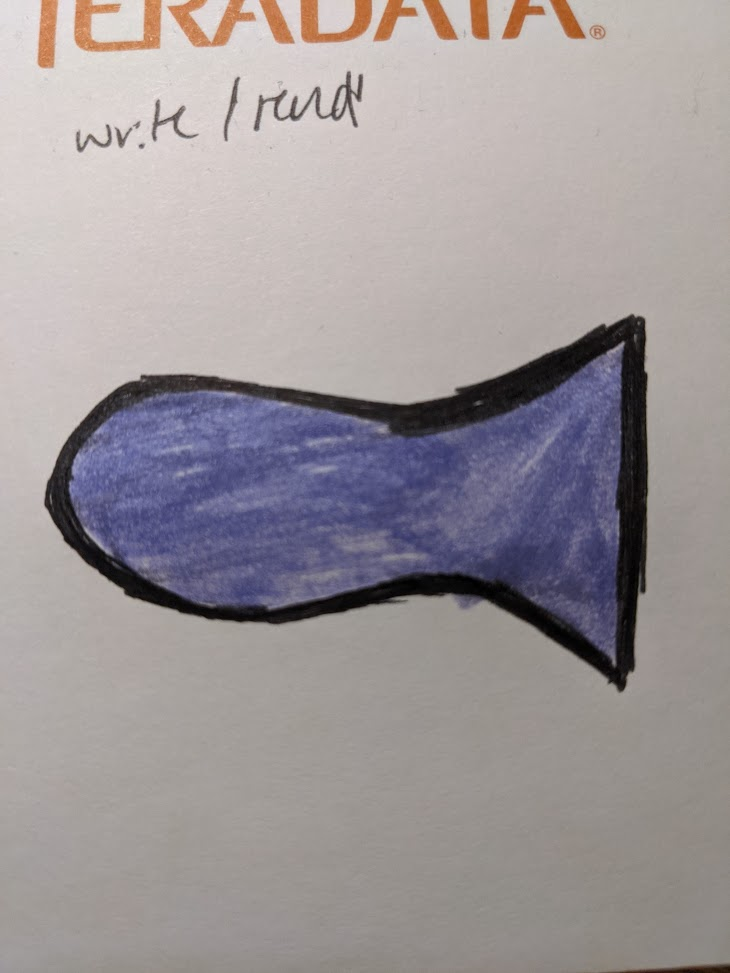
#> input picture fish_test.jpg, 730 x 973 px
$ python convert_img_to_triangle_mesh.py fish_test.jpg
#> lines starting #> are read from the running program, lines starting #| are printed output that depends on the picture; after the words box and inside, x2 and y2 are one past the last pixel; in counts of white or black regions, pixels touching at a corner belong together
'''
Takes a 2D Image from a white based background and
creates a 3D mesh and 3D object from the image
'''

import sys
import numpy as np
import cv2
from matplotlib import pyplot as plt
import open3d as o3d
import copy

if (len(sys.argv) != 2):
	print("Incorrect usage: python program <path-to-image-filename> \nMake sure image is an image file that OpenCV can read.")
	sys.exit();

image_file = sys.argv[1]
start_index_filename = 0
# If in a subdirectory
if (image_file.find('/') >= 0):
	start_index_filename = image_file.rfind('/')+1
object_name = image_file[start_index_filename:image_file.index('.')]
print("PROGRESS: image loaded, object name =", object_name)
try:
	orig_img = cv2.imread(image_file)
#> orig_img is the input picture: shape (973, 730, 3); mean B, G, R 153.1, 150.7, 157.4
except cv2.error as e:
	print("File does not exist or has issues")
	sys.exit();

h_orig,w_orig,chn = orig_img.shape
#> h_orig = 973; w_orig = 730; chn = 3
print("PROGRESS: original image size", orig_img.shape)
#| PROGRESS: original image size (973, 730, 3)

# Scale image down for faster processing
scale = 1
if (h_orig > 800 or w_orig > 800):
    scale = 800/max(h_orig, w_orig) # should be less than 1
#> scale = 0.822

newsize = ((int)(w_orig*scale),(int)(h_orig*scale))
#> newsize = (600, 800)
scale_img = cv2.resize(orig_img, newsize, interpolation = cv2.INTER_AREA)

h,w,chn = scale_img.shape
#> h = 800; w = 600

# Image to Vertices
mask = np.zeros(scale_img.shape[:2],np.uint8)

img = scale_img

# Replace shades of white to white (thresholding)
img[np.where((img>=[180,180,180]).all(axis=2))] = [255,255,255]
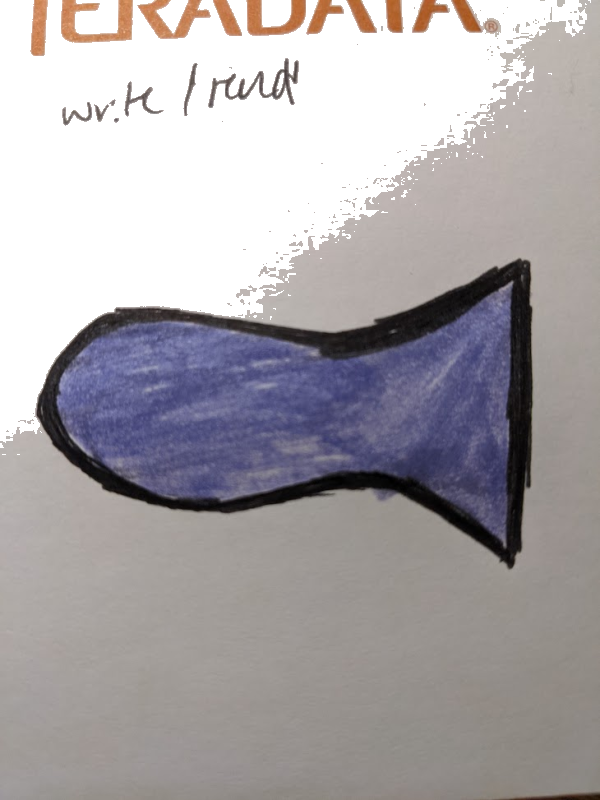
#> img: shape (800, 600, 3); mean B, G, R 168.7, 165.7, 170.2

bgdModel = np.zeros((1,65),np.float64)
fgdModel = np.zeros((1,65),np.float64)

print("PROGRESS: scaled image size", img.shape)
#| PROGRESS: scaled image size (800, 600, 3)

# This is an estimate where the window should be and has proven to be a good estimate
rect = ((int)(.05 * w), (int)(.05* h), (int)(.9*w), (int)(.9*h)) #(start_x, start_y, width, height)
#> rect = (30, 40, 540, 720)

cv2.grabCut(img,mask,rect,bgdModel,fgdModel,5,cv2.GC_INIT_WITH_RECT)
# 0-pixels and 2-pixels are put to 0 (ie background) and all 1-pixels and 3-pixels are put to 1(ie foreground pixels).
mask2 = np.where((mask==2)|(mask==0),0,1).astype('uint8')

#Improvement, make sure the threshold we sent makes the mask set to background
mask2[np.where((img>=[150,150,150]).all(axis=2))] = 0

img = img*mask2[:,:,np.newaxis]
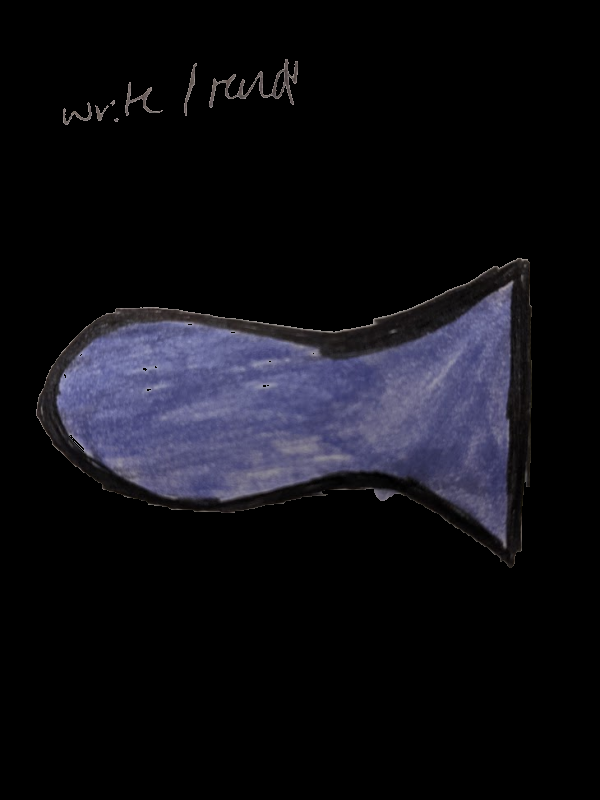
#> img: shape (800, 600, 3); mean B, G, R 20.7, 15, 15.3

print("PROGRESS: done with grabcut, saving image")

# Contouring
gwash = img
gwashBW = cv2.cvtColor(gwash, cv2.COLOR_BGR2GRAY) #change to grayscale
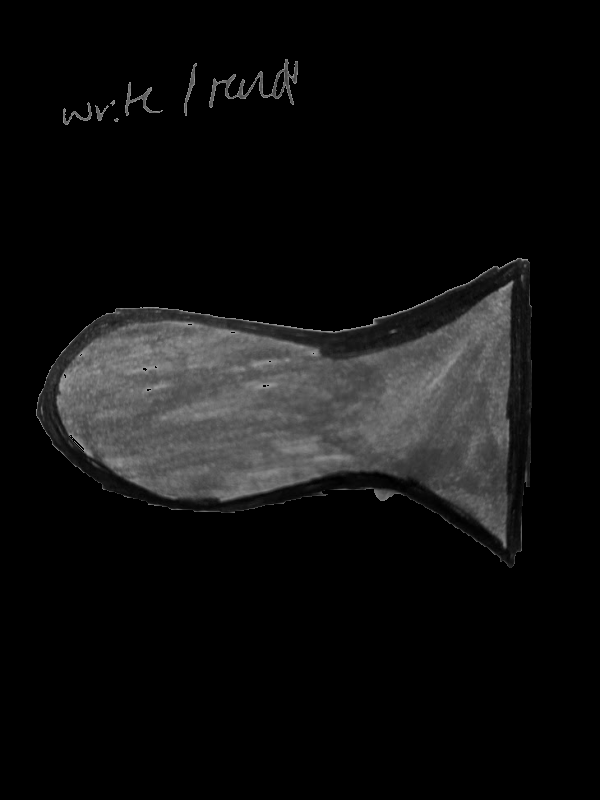
#> gwashBW: shape (800, 600); min 0, max 157, mean 15.7

ret,thresh1 = cv2.threshold(gwashBW,0,255,cv2.THRESH_BINARY) #0 because we already cropped
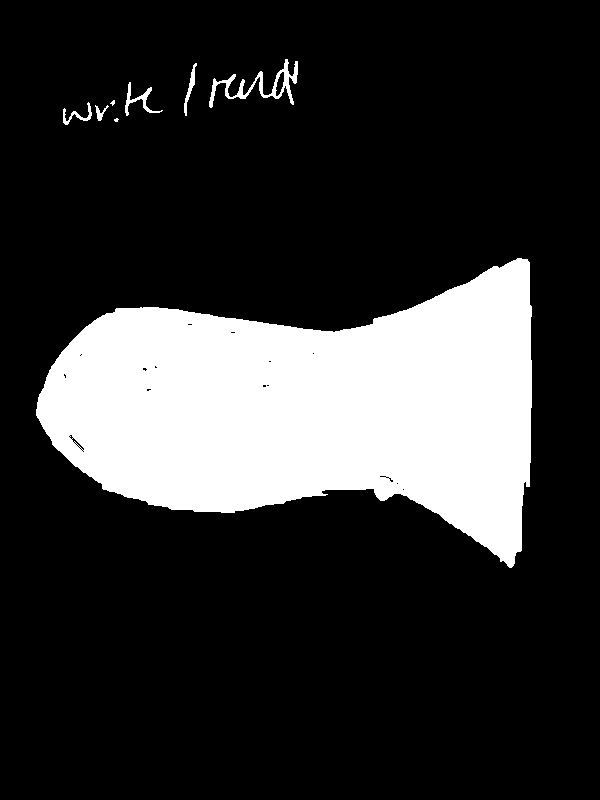
#> thresh1: shape (800, 600); 19.9% white; 8 white regions (2 under 20 px), largest, box (x1, y1, x2, y2) and area: (36, 258, 532, 568) 93640, (209, 59, 298, 108) 960, (125, 82, 163, 116) 284, (184, 63, 197, 116) 188, (63, 102, 92, 125) 178, (95, 105, 109, 121) 84
kernel = np.ones((5,5),np.uint8) #square image kernel used for erosion
erosion = cv2.erode(thresh1, kernel,iterations = 1) #refines all edges in the binary image
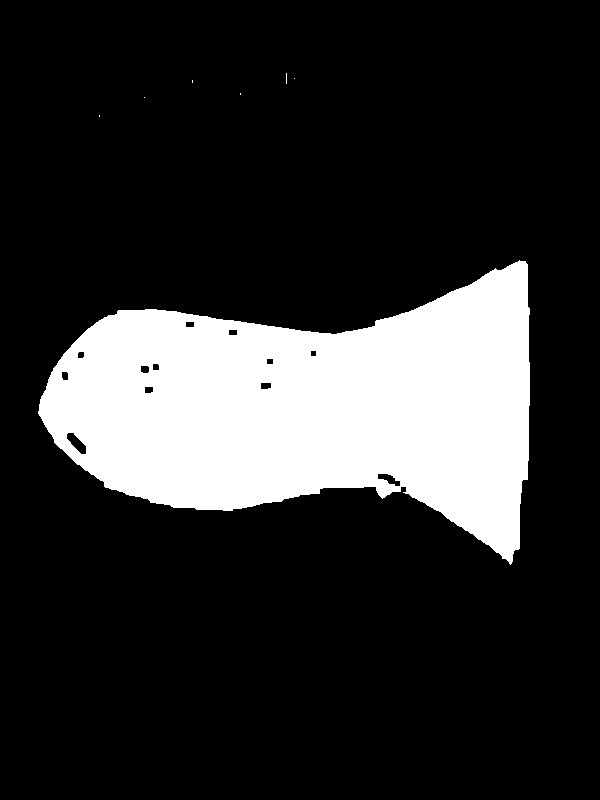
#> erosion: shape (800, 600); 18.7% white; 7 white regions (6 under 20 px), largest, box (x1, y1, x2, y2) and area: (38, 260, 530, 565) 89505

opening = cv2.morphologyEx(erosion, cv2.MORPH_OPEN, kernel)
#> opening: shape (800, 600); 18.6% white; 1 white region, box (x1, y1, x2, y2) and area: (39, 261, 530, 562) 89469
closing = cv2.morphologyEx(opening, cv2.MORPH_CLOSE, kernel) #this is for further removing small noises and holes in the image
#> closing: shape (800, 600); 18.6% white; 1 white region

contours, hierarchy = cv2.findContours(closing,cv2.RETR_TREE,cv2.CHAIN_APPROX_SIMPLE) #find contours with simple approximation
#> contours = 13 contours; largest, box (x1, y1, x2, y2) and area: (39, 261, 530, 562) 89542, (66, 432, 87, 455) 224, (377, 473, 401, 487) 162, (260, 382, 272, 390) 72, (140, 365, 150, 374) 64

dst = np.zeros((closing.shape[1], closing.shape[0]),np.uint8)

# Or find contours and do all the points
contours, hierarchy = cv2.findContours(closing, cv2.RETR_EXTERNAL, cv2.CHAIN_APPROX_NONE)
#> contours = 1 contour; box (x1, y1, x2, y2) and area: (39, 261, 530, 562) 89542
dst = np.zeros((closing.shape[1], closing.shape[0]),np.uint8)

print("PROGRESS: done with contours")

#Get only the largest area
areas = []

for contour in contours:
    areas.append(cv2.contourArea(contour))
#> this loop made 1 pass
#> after the loop, areas = [89542.5]

max_area = max(areas)
#> max_area = 89542.5
max_area_index = areas.index(max_area)
#> max_area_index = 0

cnt = contours[max_area_index] #largest area contour
#> cnt = contour of 1349 points, box (x1, y1, x2, y2) (39, 261, 530, 562), area 89542

dst = np.zeros((closing.shape[1], closing.shape[0]),np.uint8)

format_contour_x = [x[0][0] for x in contours[max_area_index]]
#> format_contour_x = 1349 values, max 529 at index 1198, min 39 at index 512, mean 327.4
format_contour_y = [x[0][1] for x in contours[max_area_index]]
#> format_contour_y = 1349 values, max 561 at index 1031, min 261 at index 0, mean 408.6

print("PROGRESS: found largest countour")

#Try filling in the points
zipped_all_pts = list(zip(format_contour_x, format_contour_y))
#> zipped_all_pts = 1349 pairs, first value 39 to 529, second value 261 to 561
for i in range(closing.shape[0]):
    for j in range(closing.shape[1]):
        inBBx = cv2.pointPolygonTest(contours[max_area_index], (j,i), False)
        if inBBx == 1: #inside
            zipped_all_pts.append([j,i])
#> after the loop, zipped_all_pts = 90218 items
        #else is 0 or -1 which is on edge or outside

zipped_all_pts = np.array([list(x) for x in zipped_all_pts])
#> zipped_all_pts = 90218 pairs, first value 39 to 529, second value 261 to 561


# Get color from original image
def get_color(pt_x, pt_y, orig_img):
    if(pt_x >= w or pt_x < 0):
        return [0, 0, 0]
    elif(pt_y >= h or pt_y < 0):
        return [0, 0, 0]
    else:
        return (orig_img[pt_y][pt_x])[::-1]

'''
Input: points will be [[x, y],[x, y]...] format
Output: (width, length, trans_x_to_origin, trans_y_to_origin)
'''
def get_width_and_length_and_trans(points):
    #Since we know points will always be positive, we don't need to take the absolute distance
    width = max([x[0] for x in points]) - min([x[0] for x in points])
#> width = 490
    length = max([x[1] for x in points]) - min([x[1] for x in points])
#> length = 300
    trans_x = min([x[0] for x in points])
#> trans_x = 39
    trans_y = min([x[1] for x in points])
#> trans_y = 261

    return (width, length, trans_x, trans_y)

'''
Inputs:Point will be x, y in 2D
w_l_trans in format same as get_width_and_length_and_trans function
   (width, length, trans_x_to_origin, trans_y_to_origin)
Output: prints new point moved to origin
'''
def move_to_origin(point, w_l_trans):
    width = w_l_trans[0]
    height = w_l_trans[1]
    return [point[0]-(width/2)-w_l_trans[2], point[1]-(height/2)-w_l_trans[3]]

# As you can see normals hardcoded
normal = [0, 0, 1]
normal_down = [0, 0, -1]
dummy_neg_z = -10.0
dummy_pos_z = 10.0

data = []
w_l_trans = get_width_and_length_and_trans(zipped_all_pts)
#> w_l_trans = (490, 300, 39, 261)

# zipped_all_pts used to be countours[max_area_index] but mesh reconstruction using these just the contour points does not work well.
for x in zipped_all_pts:
    point_color = get_color(x[0], x[1], scale_img)
    moved_pt = move_to_origin(x, w_l_trans)

    points_neg = [moved_pt[0], moved_pt[1], dummy_neg_z, point_color[0], point_color[1], point_color[2], normal_down[0], normal_down[1], normal_down[2]]
    data.append(points_neg)
    points_pos = [moved_pt[0], moved_pt[1], dummy_pos_z, point_color[0], point_color[1], point_color[2], normal[0], normal[1], normal[2]]
    data.append(points_pos)
#> this loop made 90218 passes
#> (x, points_neg, points_pos) on passes 1 to 3: ([518, 261], [234, -150, -10, 42, 36, 33, 0, 0, -1], [234, -150, 10, 42, 36, 33, 0, 0, 1]), ([517, 262], [233, -149, -10, 41, 36, 33, 0, 0, -1], [233, -149, 10, 41, 36, 33, 0, 0, 1]), ([516, 262], [232, -149, -10, 36, 30, 29, 0, 0, -1], [232, -149, 10, 36, 30, 29, 0, 0, 1])
#> after the loop, data = 180436 items

f = open("point_mesh.txt", "w")
f.write("X Y Z R G B Nx Ny Nz\n")
for i in data:
    str_ver =  map(str,i)
    f.write(' '.join(str_ver))
    f.write('\n')
#> this loop made 180436 passes
#> i on passes 1 to 3: [234, -150, -10, 42, 36, 33, 0, 0, -1], [234, -150, 10, 42, 36, 33, 0, 0, 1], [233, -149, -10, 41, 36, 33, 0, 0, -1]

f.close()

print("PROGRESS: created and saved point mesh as point_mesh.txt")

input_path=""
output_path=""
points_filename="point_mesh.txt"
#> (the run stopped early here; a loop or call above may not have finished)
